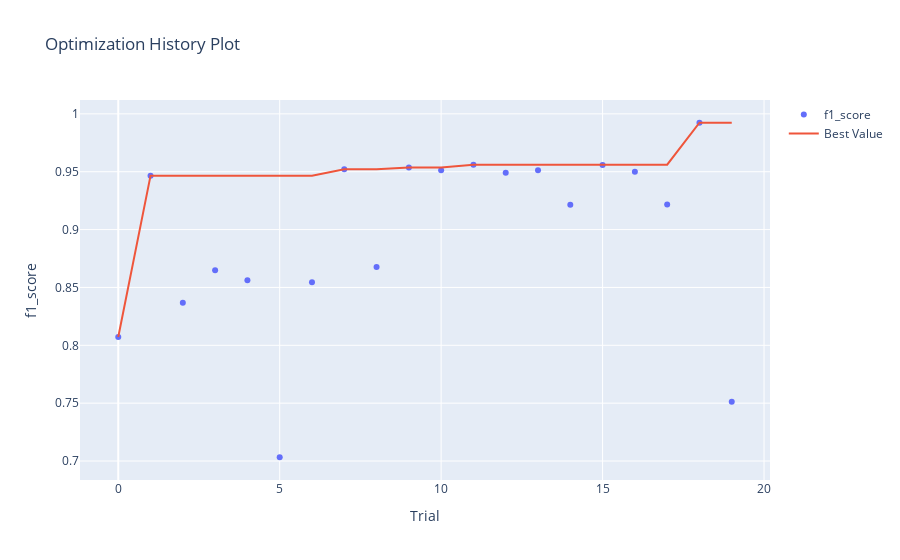

Source (notebook cell):
### Code cell
optuna.visualization.is_available()
optuna.visualization.plot_optimization_history(study, target_name="f1_score")

### Figure 1 — Plotly figure (JSON) as saved in the notebook; plotly's stock layout.template omitted (floating-point values rounded to 4 significant figures)
{"data": [{"mode": "markers", "name": "f1_score", "type": "scatter", "x": [0, 1, 2, 3, 4, 5, 6, 7, 8, 9, 10, 11, 12, 13, 14, 15, 16, 17, 18, 19], "y": [0.8072, 0.9466, 0.8367, 0.8649, 0.8562, 0.7033, 0.8545, 0.9521, 0.8677, 0.9537, 0.9512, 0.9561, 0.9491, 0.9512, 0.9215, 0.9558, 0.95, 0.9218, 0.9923, 0.7513]}, {"mode": "lines", "name": "Best Value", "type": "scatter", "x": [0, 1, 2, 3, 4, 5, 6, 7, 8, 9, 10, 11, 12, 13, 14, 15, 16, 17, 18, 19], "y": [0.8072, 0.9466, 0.9466, 0.9466, 0.9466, 0.9466, 0.9466, 0.9521, 0.9521, 0.9537, 0.9537, 0.9561, 0.9561, 0.9561, 0.9561, 0.9561, 0.9561, 0.9561, 0.9923, 0.9923]}, {"marker": {"color": "#cccccc"}, "mode": "markers", "name": "Infeasible Trial", "showlegend": false, "type": "scatter", "x": [], "y": []}], "layout": {"title": {"text": "Optimization History Plot"}, "xaxis": {"title": {"text": "Trial"}}, "yaxis": {"title": {"text": "f1_score"}}}}
